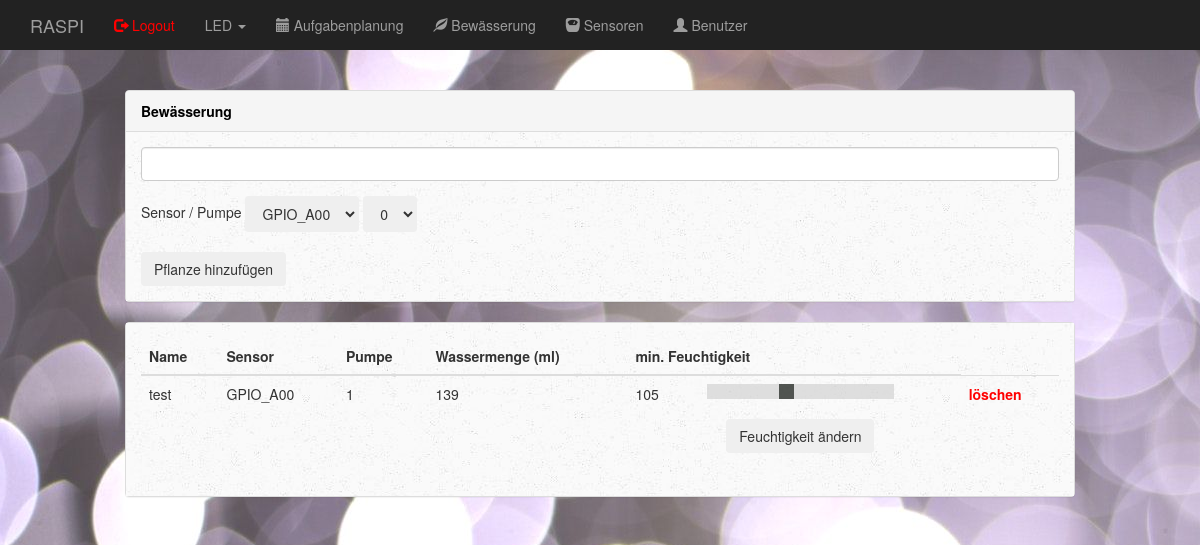
The page /dashboard/plants (signed in) on the database its author committed.
### app.py (models this page shows)
class Plants(db.Model):
    __tablename__ = 'plants'
    id           = db.Column(db.Integer, primary_key=True, autoincrement = True)
    name         = db.Column(db.String(50), unique=True)
    sensor_id    = db.Column(db.Integer, db.ForeignKey('sensor.id'))
    sensor_name  = db.relationship('Sensor')
    moisture     = db.Column(db.Integer)
    water_volume = db.Column(db.Integer)
    pump_id      = db.Column(db.Integer)

class Sensor(db.Model):
    __tablename__ = 'sensor'
    id   = db.Column(db.Integer, primary_key=True, autoincrement = True)
    name = db.Column(db.String(50), unique=True)

### app.py (the view, shortened to what this page needs)
@app.route('/dashboard/plants', methods=['GET', 'POST'])
@login_required
def dashboard_plants():
    error_massage = ""
    water_volume = ""
    moisture = ""
    if request.method == "GET":
        for i in range (1,25):
            if request.args.get("moisture_" + str(i)):
                moisture = request.args.get("moisture_" + str(i))
                entry = Plants.query.filter_by(id=i).first()
                entry.moisture = moisture
                db.session.commit()
            if request.args.get("water_" + str(i)):
                water_volume = request.args.get("water_" + str(i))
                entry = Plants.query.filter_by(id=i).first()
                entry.water_volume = water_volume
                db.session.commit()
    dropdown_list_sensor = Sensor.query.all()
    dropdown_list_pump = [0, 1, 2, 3]
    plants_list = Plants.query.all()
    return render_template('dashboard_plants.html',
                            dropdown_list_sensor=dropdown_list_sensor,
                            dropdown_list_pump=dropdown_list_pump,
                            plants_list=plants_list,
                            moisture=moisture,
                            water_volume=water_volume,
                            error_massage=error_massage)

### app.py (called while the page is built)
@login_manager.user_loader
def load_user(user_id):
    return User.query.get(int(user_id))

### templates/dashboard_plants.html (shortened to what this page needs)
{% extends "bootstrap/base.html" %}
{% block styles %}
  {{super()}}
  <link rel="stylesheet" href="{{url_for('.static', filename='dashboard.css')}}">
{% endblock %}
{% block content %}
<nav class="navbar navbar-inverse navbar-fixed-top">
  <div class="container">
    <div class="navbar-header">
      <a class="navbar-brand" href="#">RASPI</a>
    </div>
    <div id="navbar" class="collapse navbar-collapse">
      <ul class="nav navbar-nav">
        <li><a href="{{ url_for('logout') }}"><span class="glyphicon glyphicon-log-out" style="color:red"></span><font color="red"> Logout</font></a></li>
        <li class="dropdown">
          <a class="dropdown-toggle" data-toggle="dropdown" href="#">LED
          <span class="caret"></span></a>
        </li>
        <li><a href="{{ url_for('dashboard_schedular') }}"><span class="glyphicon glyphicon-calendar"></span> Aufgabenplanung</a></li>
        <li><a href="{{ url_for('dashboard_plants') }}"><span class="glyphicon glyphicon-leaf"></span> Bewässerung</a></li>
        <li><a href="{{ url_for('dashboard_sensors') }}"><span class="glyphicon glyphicon-scale"></span> Sensoren</a></li>
        <li><a href="{{ url_for('dashboard_user') }}"><span class="glyphicon glyphicon-user"></span> Benutzer</a></li>
      </ul>
    </div>
  </div>
</nav>
<br>
<div class="col-sm-2 col-sm-offset-2 col-md-10 col-md-offset-1 main">
  <div class="row">
    <div class="col">
      <div class="panel panel-default">
        <div class="panel-heading"><font color="black"><b>Bewässerung</b></font></div>
          <div class="panel-body">
          <form method="GET">
            <div class="form-group">
              <input type="text" class="form-control" name=name value="" />
              </div>
              Sensor / Pumpe
                <select class="btn btn-secondary dropdown-toggle" name="set_sensor">
                  {% for each in dropdown_list_sensor %}
                  <option value="{{each.id}}"> {{ each.name }} </option>
                  {% endfor %}
                </select>
                <select class="btn btn-secondary dropdown-toggle" name="set_pump">
                  {% for each in dropdown_list_pump %}
                  <option value="{{each}}"> {{ each }} </option>
                  {% endfor %}
                </select>
                <br>
                <br>
              <input type="submit" class="btn btn-secondary" value="Pflanze hinzufügen" />
              <br>
            </form>
          </div>
        </div>
        <div class="panel panel-default">
          <div class="panel-body">
          <table class="table">
            <thead>
              <th scope="col">Name</th>
              <th scope="col">Sensor</th>
              <th scope="col">Pumpe</th>
              <th scope="col">Wassermenge (ml)</th>
              <th scope="col" colspan="2">min. Feuchtigkeit</th>
            </thead>
            <tbody>
              {% for entry in plants_list %}
              <tr>
                <td>{{ entry.name }}</td>
                <td>{{ entry.sensor_name.name }}</td>
                <td>{{ entry.pump_id }}</td>
                <td>{{ entry.water_volume }}</td>
                <td>{{ entry.moisture }}</td>
                <td>
                  <form method="GET" class="slidecontainer">
                    <div class="col-md-10 text-center">
                      <input type="range" class="slider" name="moisture_{{ entry.id }}" min="0" max="250" value="{{ entry.moisture }}" />
                      <br>
                      <input type="submit" class="btn btn-secondary" value="Feuchtigkeit ändern"/>
                    </div>
                  </form>
                </td>
                <td><a href="/dashboard/plants/delete/{{ entry.id }}"><font color="red"><b>löschen</b></font></a></td>
              </tr>
              {% endfor %}
            </tbody>
          </table>
        </div>
      </div>
    </div>
  </div>
</div>
{% endblock %}

### static/dashboard.css (style rules this page uses)
body { padding-top: 50px; background-image: url(images/background.jpg); }
.panel-body { background-image: url(images/background-panal.jpg); }
.navbar-fixed-top { border: 0; }
.main { padding: 20px; }
@media (min-width: 768px) { .main { padding-right: 40px; padding-left: 40px; } }
.slidecontainer { width: 100%; }
.slider { -webkit-appearance: none; appearance: none; width: 100%; height: 15px; background: #d3d3d3; outline: none; opacity: 0.7; -webkit-transition: .2s; transition: opacity .2s; }

### rows shown on the page
Plants: name "test", sensor_name.name "GPIO_A00", pump_id "1", water_volume "139", moisture "105"

### other values the page prints
form field set_sensor "GPIO_A00"
form field set_pump "0"
